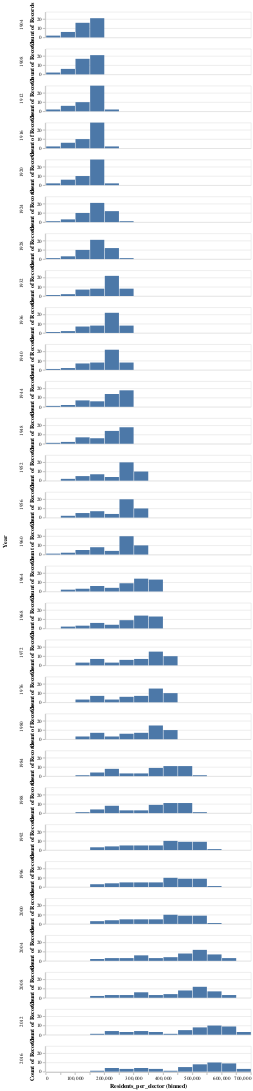

Here is the notebook cell this chart was saved with:
### Code cell
alt.Chart(joined_df.query("Year > 1900 and Year < 2020")).mark_bar().encode(
    x = alt.X("Residents_per_elector", bin = alt.Bin(maxbins = 20)),
    y = "count()",
    row = "Year"
).properties(height=50)

### Figure 1 — Vega-Lite specification as saved in the notebook (floating-point values rounded to 4 significant figures; data arrays with more than 128 entries replaced by an {"elided": "..."} marker saying what was removed)
{"config": {"view": {"continuousWidth": 400, "continuousHeight": 300}}, "data": {"name": "data-388fd13bd04a1803d23c7a987963d031"}, "mark": "bar", "encoding": {"row": {"type": "quantitative", "field": "Year"}, "x": {"type": "quantitative", "bin": {"maxbins": 20}, "field": "Residents_per_elector"}, "y": {"type": "quantitative", "aggregate": "count"}}, "height": 50, "$schema": "https://vega.github.io/schema/vega-lite/v4.8.1.json", "datasets": {"data-388fd13bd04a1803d23c7a987963d031": {"elided": "1431 records"}}}
